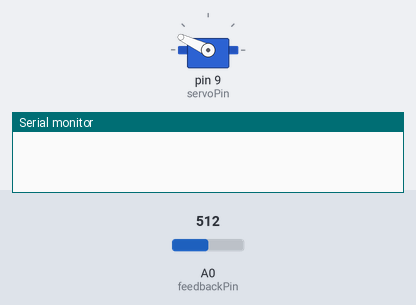
This sketch was run on a simulated Arduino Uno, built with avr-gcc and run on an emulated ATmega328P. Parts: servo, the last lines printed to the serial monitor. The test bench sets the inputs (shaded band); at power-on: A0 (feedbackPin) = 512.

Above: at 2.1 s.
At 5.2 s:
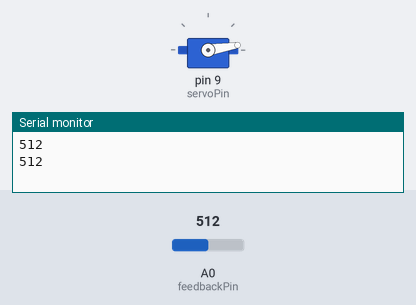
5.3 s: A0 (feedbackPin) set to 306
At 7.0 s:
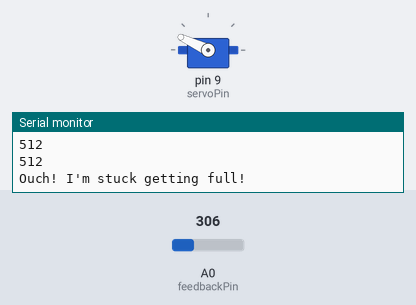
Timing chart, 0 to 14.4 s (numbered marks = the images above; inputs shaded):
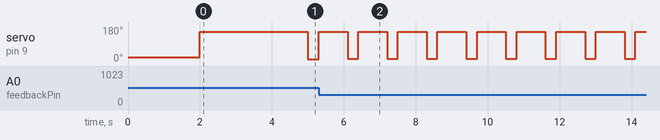

Measured:
- by itself, servo on pin 9 (servoPin): alternates 155° for 0.80 s and 11° for 0.30 s

The sketch:

dogTreatDispenser.ino
```cpp
#include <Servo.h> //this is a library used to control a servo (for more information see www.arduino.cc for more info)

const int fill = 155; //the position in degrees to fill the hopper
const int empty = 20; //the position in degrees to empty the hopper
const int tolerance = 7; // max feedback measurement error
const int rectifyDegrees = 10; //this is the degree to which the servo moves to correct a jam
const int servoPin = 9; //Servo Signal in pin 9
const int feedbackPin = A0; //feedback cable in A0

Servo mainServo; //declare the main servo

int shouldEmpty = 0; //this is used to switch between fill and empty
int minFeedback;
int maxFeedback;

int getServoPosition()
{
  return map(analogRead(feedbackPin), minFeedback, maxFeedback, empty, fill);
}

void calibrate()
{
  mainServo.write(empty);  // Move to the empty position and record the feedback value
  delay(2000); // make sure it has time to get there and settle
  minFeedback = analogRead(feedbackPin);

  mainServo.write(fill); // Move to the fill position and record the feedback value
  delay(2000); // make sure it has time to get there and settle
  maxFeedback = analogRead(feedbackPin);
}

void setup()
{
  Serial.begin(9600);
  mainServo.attach(servoPin);
  calibrate();  // calibrate for the fill and empty positions
  Serial.println(minFeedback);
  Serial.println(maxFeedback);
}

void loop()
{
  if (!shouldEmpty) //if shouldEmpty is 0, then send that little cutie to fill
  {
    mainServo.write(fill); //move servo to fill position
    shouldEmpty = 1; //change shouldEmpty to 1 to setup empty
    delay (1000);
    while (getServoPosition() < fill-tolerance)
    {
      mainServo.write(getServoPosition() - rectifyDegrees);
      delay (300);
      mainServo.write(fill);
      delay (800);
      Serial.println ("Ouch! I'm stuck getting full!");
    }
  }
  else if (shouldEmpty)
  {
    mainServo.write(empty); //set the servo to empty position
    shouldEmpty = 0; //change shouldEmpty to 0 to setup fill
    delay(1000); //delay while servo sets position
    while (getServoPosition() > empty+tolerance)
    {
      mainServo.write(getServoPosition() + rectifyDegrees);
      delay (300);
      mainServo.write(empty);
      delay (800);
      Serial.println ("Ouch! I'm stuck dropping my load!");
    }
  }
  Serial.println(getServoPosition());
}
```
